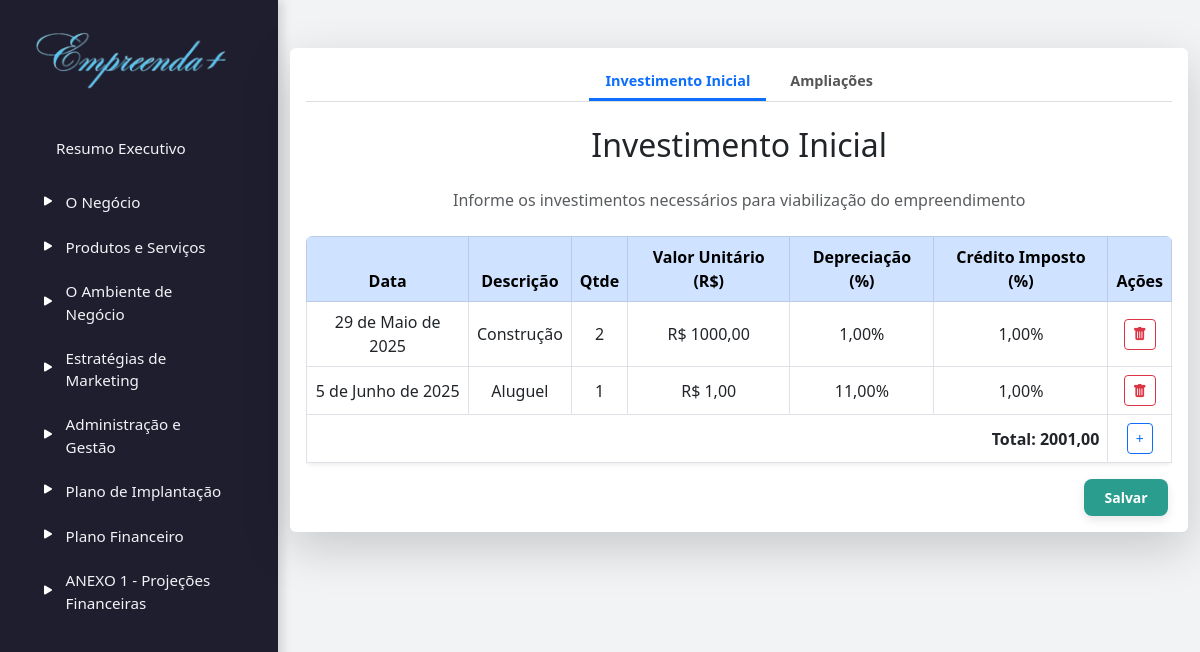
The app's page /investimento/, older data.
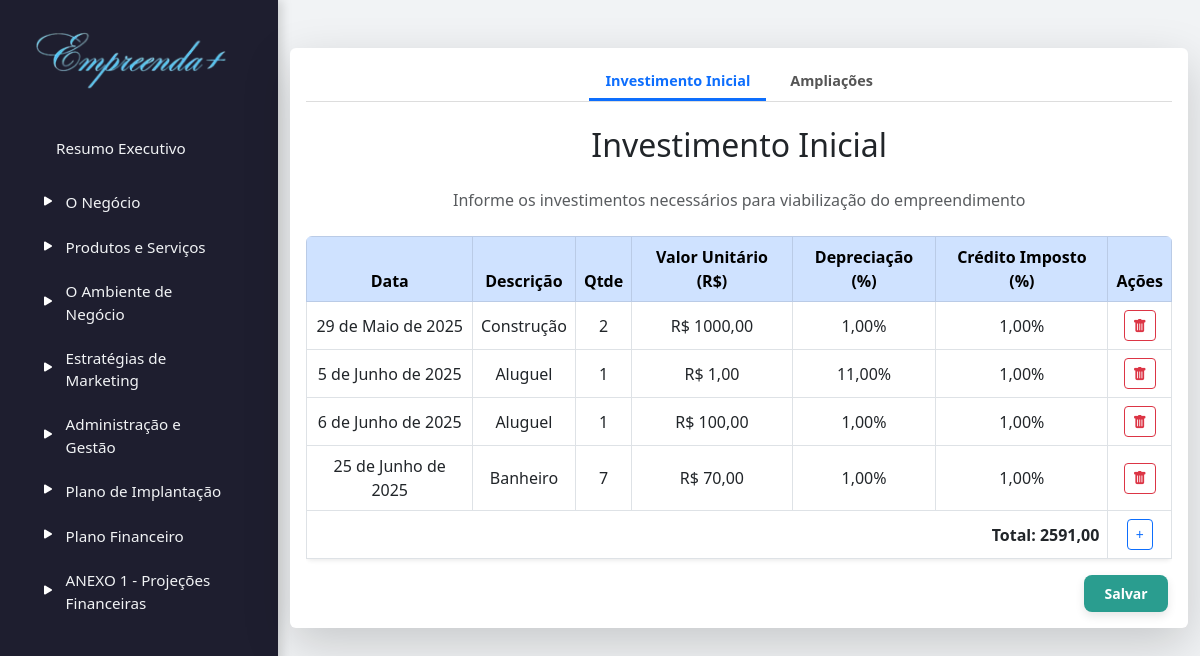
The same page, newer data.
### planodenegocios/models.py (models this page shows, shortened)
class Investimento(models.Model):
    data = models.DateField(null=True, blank=True)
    descricao = models.CharField(max_length=200)
    quantidade = models.PositiveIntegerField()
    valor_unitario = models.DecimalField(max_digits=10, decimal_places=2)
    depreciacao = models.DecimalField(max_digits=5, decimal_places=2)
    credito = models.DecimalField(max_digits=5, decimal_places=2)
    total = models.DecimalField(max_digits=12, decimal_places=2)

### planodenegocios/views.py (the view, shortened to what this page needs)
# urls.py: path('investimento/', views.investimento, name='investimento'),
def investimento(request):
    investimentos = Investimento.objects.all()
    total = sum(item.total for item in investimentos)
    ampliacoes = Ampliacoes.objects.all()
    total_ampliacao = sum(item.total for item in ampliacoes)
    return render(request, 'planodenegocios/investimento.html', {
        'investimentos': investimentos,
        'total': total,
        'ampliacoes': ampliacoes,
        'total_ampliacao': total_ampliacao,
    })

### planodenegocios/templates/planodenegocios/investimento.html (shortened to what this page needs)
{% extends "base.html" %}
{% load static %}
{% block conteudo %}
<div class="container my-5">
  <div class="card shadow-lg border-0">
    <div class="card-body">
      <div class="tabs-modern mb-4 d-flex gap-2 justify-content-center">
        <button id="btn-investimento" class="tab-btn tab-btn-active">Investimento Inicial</button>
        <button id="btn-ampliacoes" class="tab-btn">Ampliações</button>
      </div>
      <div id="conteudo-investimento" class="tab-content active">
        <h2 class="card-title text-center mb-4">Investimento Inicial</h2>
        <p class="text-muted text-center mb-4">Informe os investimentos necessários para viabilização do empreendimento</p>
        <form method="POST" id="form-investimento">
          <div class="table-responsive rounded">
            <table class="table table-hover table-bordered align-middle text-center shadow-sm bg-white rounded" id="tabela-investimentos">
              <thead class="table-primary text-dark">
                <tr>
                  <th>Data</th>
                  <th>Descrição</th>
                  <th>Qtde</th>
                  <th>Valor Unitário (R$)</th>
                  <th>Depreciação (%)</th>
                  <th>Crédito Imposto (%)</th>
                  <th>Ações</th>
                </tr>
              </thead>
              <tbody>
                {% for item in investimentos %}
                <tr>
                  <td>{{ item.data }}</td>
                  <td>{{ item.descricao }}</td>
                  <td>{{ item.quantidade }}</td>
                  <td>R$ {{ item.valor_unitario }}</td>
                  <td>{{ item.depreciacao }}%</td>
                  <td>{{ item.credito }}%</td>
                  <td>
                    <a href="{% url 'excluir_investimento' item.id %}" class="btn btn-outline-danger btn-sm"
                       onclick="return confirm('Tem certeza que deseja excluir este investimento?');">
                      <i class="bi bi-trash-fill"></i>
                    </a>
                  </td>
                </tr>
                {% endfor %}
              </tbody>
              <tfoot>
                <tr>
                  <td colspan="6" class="text-end align-middle">
                    <strong>Total: {{ total }}</strong>
                  </td>
                  <td class="text-center align-middle">
                    <button type="button" class="btn btn-outline-primary btn-sm" onclick="adicionarInvestimento()">+</button>
                  </td>
                </tr>
              </tfoot>
            </table>
          </div>
          <div class="botao-salvar">
            <button type="submit" class="btn-salvar">Salvar</button>
          </div>
        </form>
      </div>
    </div>
  </div>
</div>
{% endblock conteudo %}

Row changes from the older to the newer data that the page shows:
added Investimento: data "6 de Junho de 2025", descricao "Aluguel", quantidade "1", valor_unitario "100,00", depreciacao "1,00", credito "1,00"
added Investimento: data "25 de Junho de 2025", descricao "Banheiro", quantidade "7", valor_unitario "70,00", depreciacao "1,00", credito "1,00"
Text that changed along with them:
{{ total }}: "2001,00" → "2591,00"
